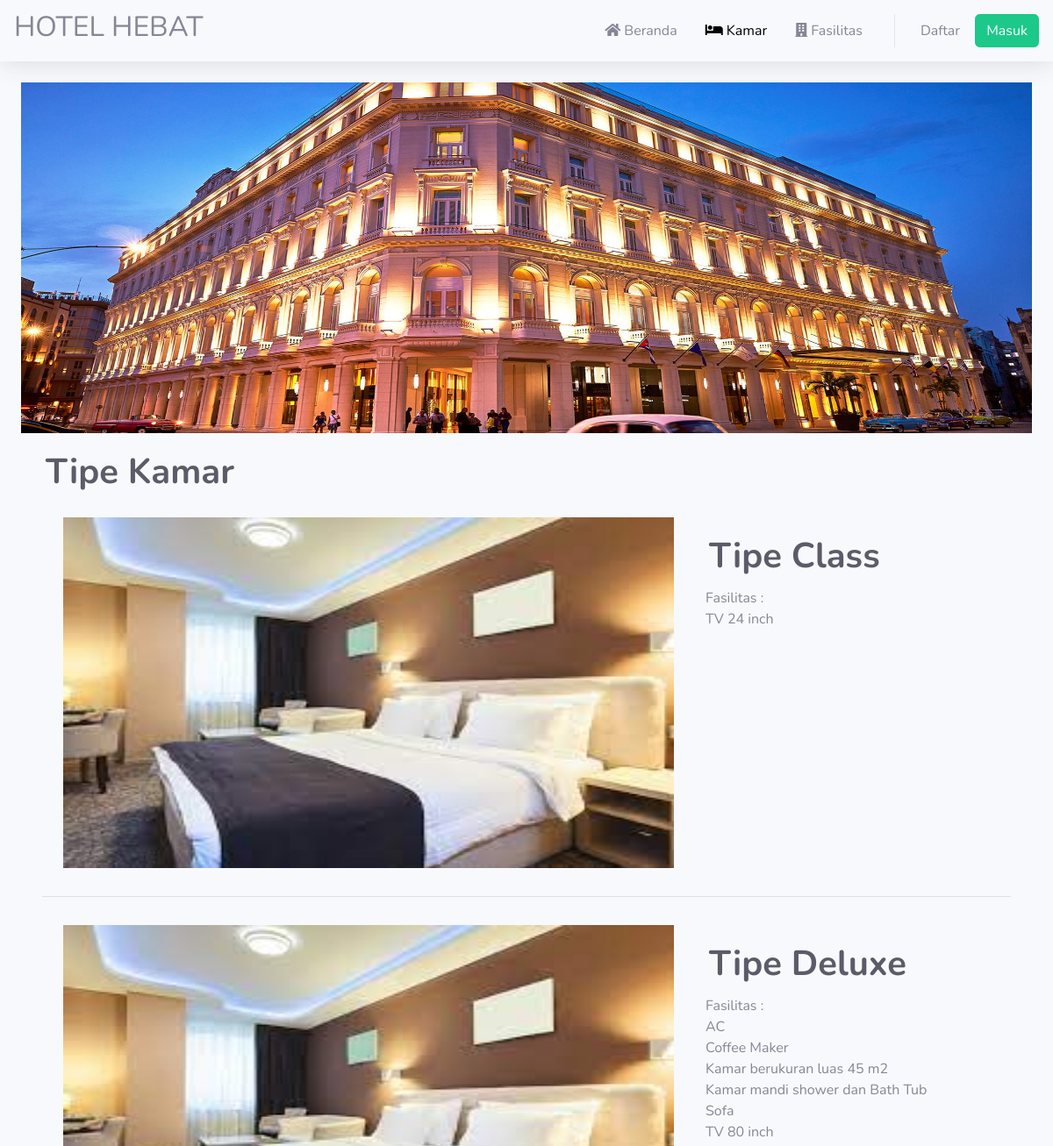
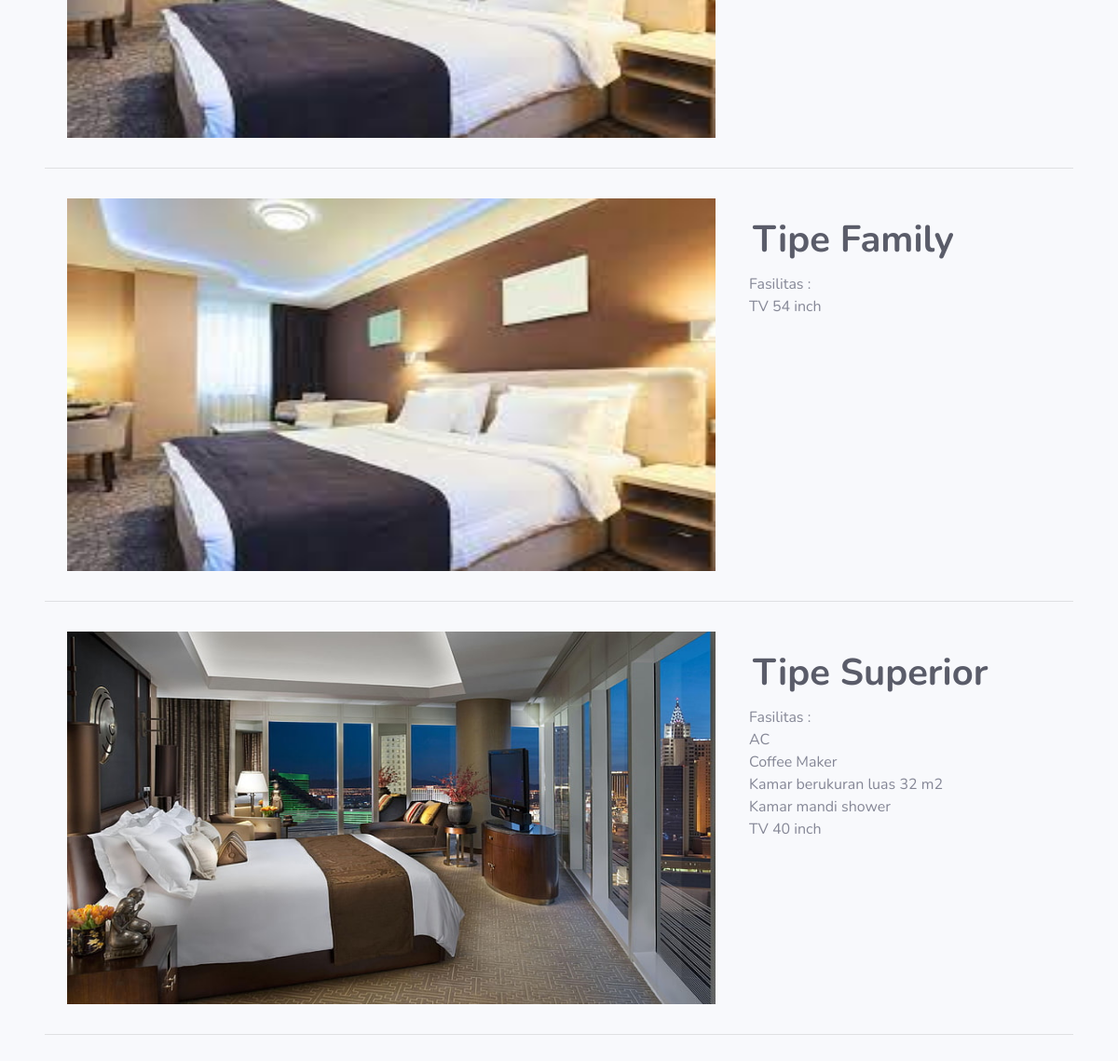
Screenshot of /room.php with the database file from the repository (2 pictures, top to bottom).
### tables this page shows
CREATE TABLE `kamar` (
  `id` int(11) NOT NULL,
  `tipe_kamar` varchar(100) NOT NULL,
  `jumlah_kamar` varchar(100) NOT NULL,
  `kamar_tersedia` varchar(100) NOT NULL,
  `banner` varchar(100) NOT NULL
);

CREATE TABLE `fasilitas_kamar` (
  `id` int(11) NOT NULL,
  `tipe_kamar` varchar(100) NOT NULL,
  `nama_fasilitas` varchar(100) NOT NULL
);

### room.php (the view, shortened to what this page needs)
<?php
require './koneksi.php';
?>
<!DOCTYPE html>
<html lang="en">
<head>
    <link href="./layout/vendor/fontawesome-free/css/all.min.css" rel="stylesheet" type="text/css">
    <link href="./layout/css/sb-admin-2.min.css" rel="stylesheet">
    <link rel="stylesheet" href="./style/main.css">
</head>
<body id="page-top">
    <div id="wrapper">
        <div id="content-wrapper" class="d-flex flex-column">
            <div id="content">
                <nav class="navbar navbar-expand navbar-light bg-none topbar mb-4 static-top shadow">
                    <h2>HOTEL HEBAT</h3>
                        <ul class="navbar-nav ml-auto">
                            <li class="nav-item">
                                <a class="nav-link" href="./home.php" id="userDropdown" aria-haspopup="true" aria-expanded="false">
                                    <span class="mr-2 d-none d-lg-inline text-gray-600"><i class="fas fa-home"></i> Beranda</span>
                                </a>
                            </li>
                            <li class="nav-item">
                                <a class="nav-link" href="./room.php" id="userDropdown" aria-haspopup="true" aria-expanded="false">
                                    <span class="mr-2 d-none d-lg-inline text-gray-600 active"><i class="fas fa-bed"></i> Kamar</span>
                                </a>
                            </li>
                            <li class="nav-item">
                                <a class="nav-link" href="./fasilitas.php" id="userDropdown" aria-haspopup="true" aria-expanded="false">
                                    <span class="mr-2 d-sm-none d-lg-inline text-gray-600"><i class="fas fa-building"></i> Fasilitas</span>
                                </a>
                            </li>
                            <?php
                            if ($user == "") {
                            ?>
                                <li class="nav-item my-auto d-none d-lg-inline">
                                    <a href="./daftar.php" class="btn">Daftar</a>
                                    <a href="./login.php" class="btn btn-success">Masuk</a>
                                </li>
                            <?php
                            }
                            ?>
                        </ul>
                </nav>
                <div class="container-fluid" style="min-height: 450px;">
                    <img src="./img/banner.jpg" alt="banner" class="d-block w-100" style="height: 400px;">
                    <div class="container-fluid py-3">
                        <h1 class="p-1 text-dark" style="font-weight: bold;">Tipe Kamar</h1>
                        <?php
                        $sql = mysqli_query($conn, "SELECT * FROM kamar ORDER BY tipe_kamar ASC");
                        while ($data = mysqli_fetch_assoc($sql)) {
                        ?>
                            <div class="container-fluid py-3">
                                <div class="row">
                                    <img src="./img/<?= $data['banner'] ?>" alt="banner" class="d-block w-100 col-md-8" style="height: 400px;">
                                    <div class="container-fluid py-3 col-md-4">
                                        <h1 class="p-1 text-dark" style="font-weight: bold;">Tipe <?= $data['tipe_kamar'] ?></h1>
                                        <span>Fasilitas :</span>
                                        <br>
                                        <?php
                                        $sql_fasilitas = mysqli_query($conn, "SELECT * FROM fasilitas_kamar WHERE tipe_kamar = '$data[tipe_kamar]' ORDER BY nama_fasilitas ASC ");
                                        while ($fasilitas = mysqli_fetch_assoc($sql_fasilitas)) {
                                        ?>
                                            <span><?= $fasilitas['nama_fasilitas'] ?></span>
                                            <br>
                                        <?php
                                        }
                                        ?>
                                    </div>
                                </div>
                            </div>
                            <hr class="fw-bold">
                        <?php
                        }
                        ?>
                    </div>
                </div>
            </div>
        </div>
    </div>
</body>
</html>

### style/main.css (style rules this page uses)
.active { color: black !important; }

### rows the page displays
kamar: banner (picture), tipe_kamar "Class"
fasilitas_kamar: nama_fasilitas "TV 24 inch"
kamar: banner (picture), tipe_kamar "Deluxe"
fasilitas_kamar: nama_fasilitas "AC"
fasilitas_kamar: nama_fasilitas "Coffee Maker"
fasilitas_kamar: nama_fasilitas "Kamar berukuran luas 45 m2"
fasilitas_kamar: nama_fasilitas "Kamar mandi shower dan Bath Tub"
fasilitas_kamar: nama_fasilitas "Sofa"
fasilitas_kamar: nama_fasilitas "TV 80 inch"
kamar: banner (picture), tipe_kamar "Family"
fasilitas_kamar: nama_fasilitas "TV 54 inch"
kamar: banner (picture), tipe_kamar "Superior"
fasilitas_kamar: nama_fasilitas "AC"
fasilitas_kamar: nama_fasilitas "Coffee Maker"
fasilitas_kamar: nama_fasilitas "Kamar berukuran luas 32 m2"
fasilitas_kamar: nama_fasilitas "Kamar mandi shower"
fasilitas_kamar: nama_fasilitas "TV 40 inch"
